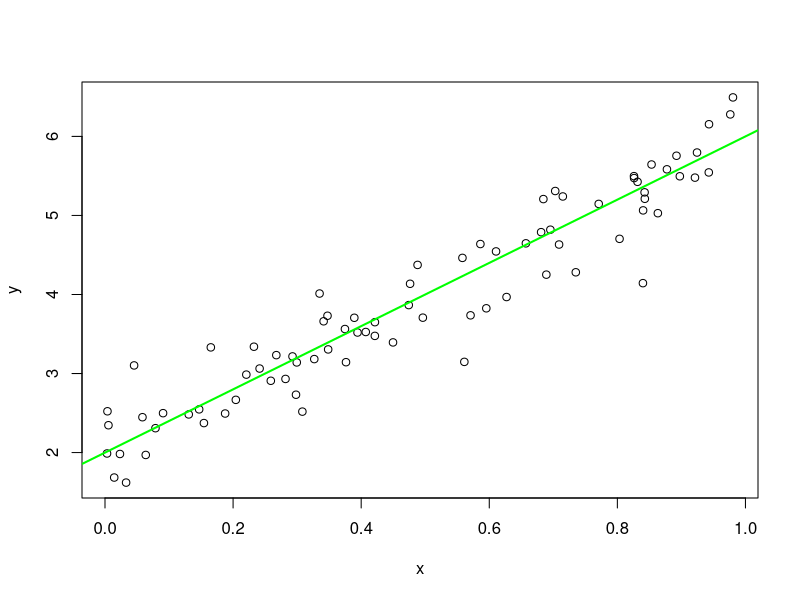

Here is the R script that generated this plot:
a <- 2
b <- 4
sigSq <- 0.5
n <- 80

x <- runif(n)
(avgX <- mean(x))
write(avgX, "avgX.txt")

y <- a + b * x + rnorm(n, sd = sqrt(sigSq)/2)

plot(x, y)
abline(a, b, col = "green", lwd = 2)

dev.print(png, "nifty_plot.png")
